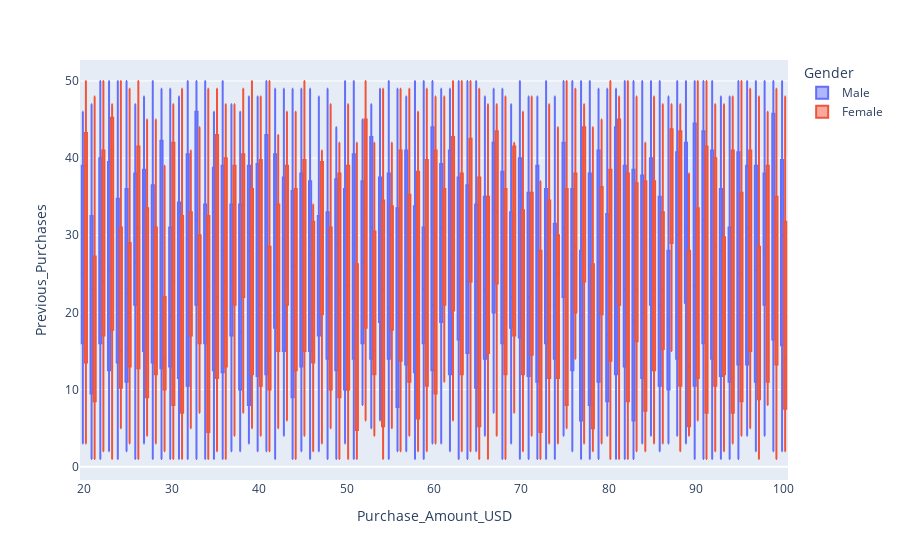

Notebook cell for this chart:
### Code cell
fig = px.box(data, x="Purchase_Amount_USD", y="Previous_Purchases", color="Gender", hover_name="Purchase_Amount_USD")
fig.show()

### Figure 1 — Plotly figure (JSON) as saved in the notebook; plotly's stock layout.template omitted (floating-point values rounded to 4 significant figures; data arrays with more than 128 entries replaced by an {"elided": "..."} marker saying what was removed)
{"data": [{"alignmentgroup": "True", "hovertemplate": "<b>%{hovertext}</b><br><br>Gender=Male<br>Purchase_Amount_USD=%{x}<br>Previous_Purchases=%{y}<extra></extra>", "hovertext": {"elided": "2652 float values"}, "legendgroup": "Male", "marker": {"color": "#636efa"}, "name": "Male", "notched": false, "offsetgroup": "Male", "orientation": "v", "showlegend": true, "type": "box", "x": {"elided": "2652 int values"}, "x0": " ", "xaxis": "x", "y": {"elided": "2652 int values"}, "y0": " ", "yaxis": "y"}, {"alignmentgroup": "True", "hovertemplate": "<b>%{hovertext}</b><br><br>Gender=Female<br>Purchase_Amount_USD=%{x}<br>Previous_Purchases=%{y}<extra></extra>", "hovertext": {"elided": "1248 float values"}, "legendgroup": "Female", "marker": {"color": "#EF553B"}, "name": "Female", "notched": false, "offsetgroup": "Female", "orientation": "v", "showlegend": true, "type": "box", "x": {"elided": "1248 int values"}, "x0": " ", "xaxis": "x", "y": {"elided": "1248 int values"}, "y0": " ", "yaxis": "y"}], "layout": {"boxmode": "group", "legend": {"title": {"text": "Gender"}, "tracegroupgap": 0}, "margin": {"t": 60}, "xaxis": {"anchor": "y", "domain": [0, 1], "title": {"text": "Purchase_Amount_USD"}}, "yaxis": {"anchor": "x", "domain": [0, 1], "title": {"text": "Previous_Purchases"}}}}
